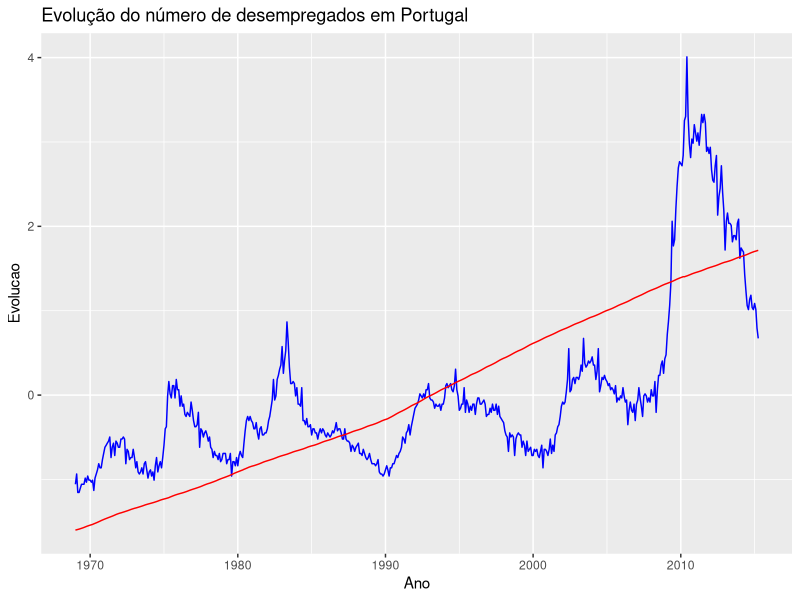

Source code (R):
install.packages('ggplot2')
library('ggplot2')
install.packages('readxl')
library('readxl')
install.packages('dplyr')
library('dplyr')
setwd('C:/Users/Pedro Curto/Desktop/Desktop/Uni/PE/Projeto/1')

data = read_excel('econ.xlsx', skip = 19, col_names=c("tempo", "skip", "pop", "skip", "ddesemp", "skip"))
ddesemp = data$ddesemp
pop = data$pop
ddesemp_mean = mean(ddesemp)
pop_mean = mean(pop)
ddesemp_sd = sd(ddesemp)
pop_sd = sd(pop)
ddesemp_transformed = (ddesemp - ddesemp_mean) / ddesemp_sd
pop_transformed = (pop - pop_mean) / pop_sd

graph_data = data.frame(ddesemp_transformed, pop_transformed)
graph = ggplot(graph_data, aes(x = data$tempo, y = ddesemp_transformed)) +
        geom_line(color = "blue") + 
        geom_line(aes(y = pop_transformed), color = "red") + 
        labs(title = "Evolução do número de desempregados em Portugal",
        x = "Ano", 
        y = "Evolucao") +
        scale_color_manual(name = "Variáveis",
                           values = c("blue", "red"), 
                           labels = c("X1", "X2"))